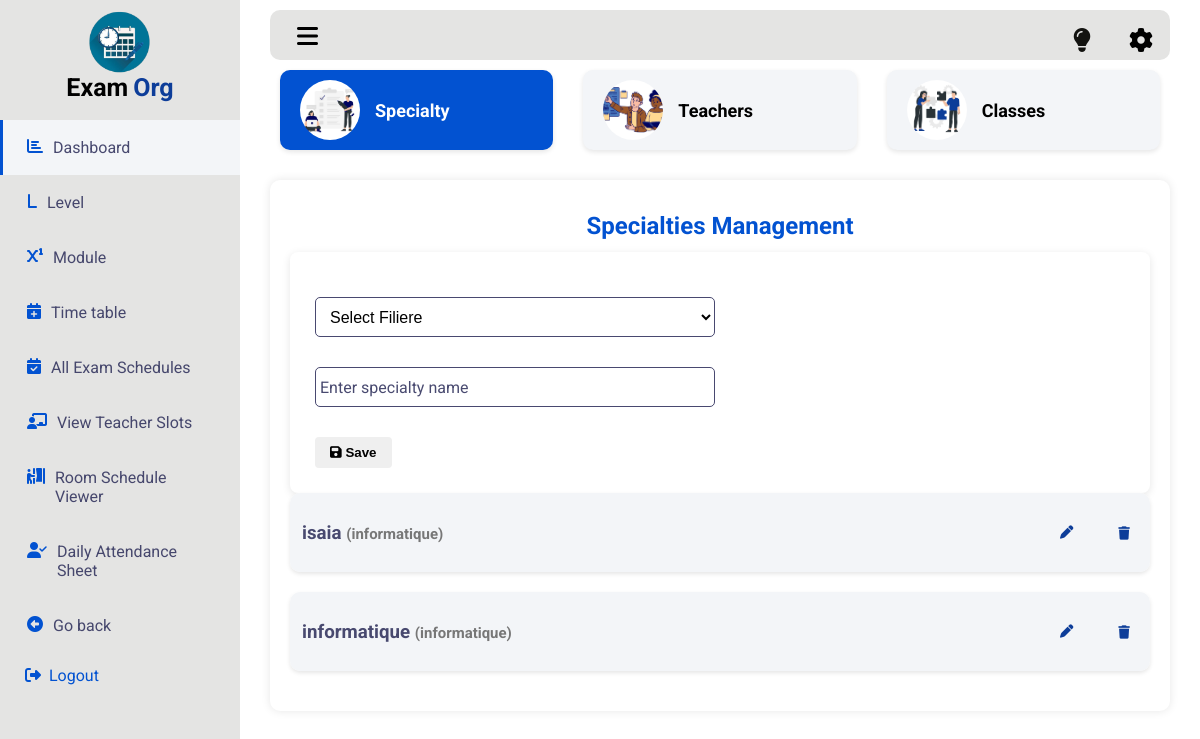
Page /pages/manager.php on the committed database.
### tables this page shows
CREATE TABLE `specialties` (
  `id` int(11) NOT NULL,
  `name` varchar(100) NOT NULL,
  `id_filiere` int(11) DEFAULT NULL
);

CREATE TABLE `filiere` (
  `id_filiere` int(11) NOT NULL,
  `name_filiere` varchar(255) DEFAULT NULL,
  `id_department` int(11) DEFAULT NULL
);

### pages/manager.php (the view, shortened to what this page needs)
<?php
include("connection.php");
?>
<!DOCTYPE html>
<html lang="en">
<head>
  <link rel="stylesheet" href="/css/all.min.css" />
  <link rel="stylesheet" href="/css/managstyle.css" />
</head>
<body>
  <div class="dashboard" id="dashboard">
    <div class="sidebar">
      <div class="logo">
        <img src="/images/logo.png" alt="Logo" />
        <h1>Exam<span class="danger">Org</span></h1>
      </div>
      <ul>
        <li><a href="#dashboard-page" class="nav-link active"><i class="fa-solid fa-chart-bar"></i><span>Dashboard</span></a></li>
        <li><a href="#level" class="nav-link"><i class="fa-solid fa-l"></i><span>Level</span></a></li>
        <li><a href="#module" class="nav-link"><i class="fa-solid fa-superscript"></i><span>Module</span></a></li>
        <li style="cursor: pointer;"><a onclick="window.location.href='/pages/step1.php'; return false;"><i class="fa-solid fa-calendar-plus"></i><span>Time table</span></a></li>
        <li style="cursor: pointer;"><a onclick="window.location.href='/pages/all_exam_schedules.php'; return false;"><i class="fa-solid fa-calendar-check"></i><span>All Exam Schedules</span></a></li>
        <li style="cursor: pointer;"><a onclick="window.location.href='/pages/view_teacher_sch.php'; return false;"><i class="fa-solid fa-chalkboard-user"></i><span>View Teacher Slots</span></a></li>
        <li style="cursor: pointer;"><a onclick="window.location.href='/pages/view_room-sch.php'; return false;"><i class="fa-solid fa-person-booth"></i><span>Room Schedule Viewer</span></a></li>
        <li style="cursor: pointer;"><a onclick="window.location.href='/pages/exam_day_sign.php'; return false;"><i class="fa-solid fa-user-check"></i><span>Daily Attendance Sheet</span></a></li>
        <li style="cursor: pointer;"><a onclick="window.location.href='/pages/homeorgan.php'; return false;"><i class="fa-solid fa-circle-left"></i><span>Go back</span></a></li>
        <li>
          <form action="logout.php" method="POST" style="display: inline;">
            <button type="submit" class="btn-logout" style="background:none; border:none; cursor:pointer; color: #0252d1; font: inherit;padding-left:20px; display: flex; align-items: center;">
              <i class="fa-solid fa-sign-out-alt" style="margin-right: 8px;"></i><span>Logout</span>
            </button>
          </form>
        </li>
      </ul>
    </div>
    <div class="body-dash">
      <div class="navigation">
        <button class="btn" data-target="#dashboard" data-btn><i class="fa-solid fa-bars"></i></button>
        <div class="nav-settings">
          <button class="btn1" id="dark-mode-toggle"><i class="fa-solid fa-lightbulb"></i></button>
          <button class="btn1"><i class="fa-solid fa-gear"></i></button>
        </div>
      </div>
      <section id="dashboard-page" class="page active">
        <div class="tabs">
          <div class="tab active" data-target="Specialty">
            <img src="/images/spese.png" alt="imageSpecialty" />
            <h3>Specialty</h3>
          </div>
          <div class="tab" data-target="teachers">
            <img src="/images/teachers.png" alt="imageteacher" />
            <h3>Teachers</h3>
          </div>
          <div class="tab" data-target="classes">
            <img src="/images/clases.png" alt="imageclasses" />
            <h3>Classes</h3>
          </div>
        </div>
        <div class="content">
          <div class="content-section active" id="Specialty">
            <h2>Specialties Management</h2>
            <div class="form-container">
              <form id="specialtyForm" method="POST" action="insert_spcie.php">
                <div class="input-group">
                  <select name="id_filiere" id="id_filiere" required>
                    <option value="" disabled selected>Select Filiere</option>
                  </select>
                </div>
                <div class="input-group">
                  <input type="text" id="specialty_name" name="specialty_name" required>
                  <label>Enter specialty name</label>
                </div>
                <button type="submit" name="save_specialty" class="btn btn-add"><i class="fas fa-save"></i> Save</button>
              </form>
            </div>
            <div class="specialties-container">
              <?php
              $specialties = $con->query("
                SELECT specialties.*, filiere.name_filiere
                FROM specialties
                INNER JOIN filiere ON specialties.id_filiere = filiere.id_filiere
                ORDER BY specialties.id DESC
              ");
              if ($specialties && $specialties->num_rows > 0) {
                while ($specialty = $specialties->fetch_assoc()) {
              ?>
                  <div class="specialty-card">
                    <div class="specialty-header">
                      <h3><?= htmlspecialchars($specialty['name']) ?>
                        <small style="font-size: 0.8em; color: #777;">(<?= htmlspecialchars($specialty['name_filiere']) ?>)</small>
                      </h3>
                      <div class="action-buttons">
                        <button type="button" class="btn btn-edit btn-small"
                          onclick="editSpecialty(<?= htmlspecialchars(json_encode($specialty)) ?>)">
                          <i class="fas fa-pen"></i>
                        </button>
                        <form method="POST" action="" style="display:inline;">
                          <button type="submit" class="btn btn-danger btn-small" style="padding-bottom: 26px;" onclick="return confirm('Are you sure you want to delete this specialty?');">
                            <i class="fas fa-trash"></i>
                          </button>
                        </form>
                      </div>
                    </div>
                  </div>
              <?php
                }
              } else {
                echo "<p>No specialties found.</p>";
              }
              ?>
            </div>
          </div>
        </div>
</body>
</html>

### css/managstyle.css (style rules this page uses)
* { padding: 0; margin: 0; box-sizing: border-box; }
:root { --color-container: #f7faffdf; --color-lamp: #131310; --color-text: #2d2e5add; --color-blue1: #0d3d99; --color-blue2: #0252d1; --color-blue3: #c9d5e8; --color-green: #b6f318; --color-1: #f5f8f1; --color-2: #f3f5f8; --color-3: #e4e4e3; --color-white: #ffff; --color-likeit: #3498db; }
body { font-family: 'Roboto', sans-serif; background-color: var(--color-3); }
li { list-style-type: none; }
a { text-decoration: none; color: var(--color-text); }
.dashboard { display: grid; grid-template-columns: 20% 80%; }
.sidebar { background-color: var(--color-3); height: 100vh; }
.logo { display: flex; flex-direction: column; justify-content: space-evenly; align-items: center; padding-bottom: 18px; }
.logo img { width: 75px; margin-top: 10px; }
h1 { font-size: 25px; transition: 300ms; }
.danger { padding-left: 5px; color: var(--color-blue1); }
.sidebar ul li a { display: flex; padding: 18px 24px; border-left: 3px solid transparent; transition: 300ms; gap: 10px; }
.sidebar ul li a i { color: var(--color-blue2); }
.body-dash { background-color: var(--color-white); padding-inline: 30px; padding-top: 10px; }
.navigation { display: flex; background-color: var(--color-3); border-radius: 10px; height: 50px; justify-content: space-between; }
.body-dash .navigation .btn { background-color: transparent; border: none; font-size: 24px; cursor: pointer; margin-left: 12px; }
.btn { padding: 8px 15px; border: none; border-radius: 4px; cursor: pointer; font-weight: bold; transition: all 0.3s ease; }
.nav-settings .btn1 { background-color: transparent; border: none; font-size: 24px; cursor: pointer; padding: 12px; }
.btn1 .fa-lightbulb { color: var(--color-lamp); }
.page { display: none; }
.page.active { display: block; }
h2 { color: var(--color-blue2); text-align: center; padding: 12px 0; font-size: 24px; }
.input-group { position: relative; margin: 20px 0; }
.input-group label { position: absolute; top: 50%; left: 5px; transform: translateY(-50%); font-size: 16px; color: var(--color-text); padding: 0 5px; pointer-events: none; transition: .5s; }
.input-group input { width: 400px; height: 40px; font-size: 16px; color: #000; padding: 0 10px; background: transparent; border: 1.2px solid var(--color-text); outline: none; border-radius: 5px; }
.input-group select { width: 400px; height: 40px; font-size: 16px; color: #000; padding: 0 10px; background: transparent; border: 1.2px solid var(--color-text); outline: none; border-radius: 5px; cursor: pointer; }
select { padding: 10px; margin: 10px 0; border: 1px solid var(--color-blue3); border-radius: 4px; font-size: 16px; }
.tabs { display: flex; gap: 10px; margin-bottom: 20px; }
.tab { display: flex; align-items: center; gap: 15px; border-radius: 10px; background-color: var(--color-2); box-shadow: 0 2px 5px rgba(0, 0, 0, 0.1); padding: 10px 20px; margin: 10px; flex: 1; cursor: pointer; transition: all 0.3s ease-in-out; }
.tab.active { background-color: var(--color-blue2); color: white; }
.tab img { width: 60px; height: 60px; border-radius: 50%; object-fit: cover; }
.tab h3 { margin: 0; font-size: 18px; }
.content { background-color: white; padding: 20px; border-radius: 10px; box-shadow: 0 0 10px rgba(0, 0, 0, 0.1); }
.content-section { display: none; }
.content-section.active { display: block; }
.form-container { background-color: var(--color-white); padding: 20px; border-radius: 8px; box-shadow: 0 2px 8px rgba(0, 0, 0, 0.1); }
.btn-edit { background-color: transparent; color: var(--color-blue1); }
.btn-danger { background-color: transparent; color: var(--color-blue1); }
.specialty-card { background-color: white; border-radius: 10px; box-shadow: 0 2px 4px rgba(0, 0, 0, 0.1); margin-bottom: 20px; overflow: hidden; }
.specialty-header { background-color: var(--color-2); color: var(--color-text); padding-left: 12px; display: flex; justify-content: space-between; align-items: center; cursor: pointer; }
.action-buttons { display: flex; gap: 5px; }
form, table { margin-top: 20px; }
input, select, button { padding: 8px; margin: 5px; }

### rows in the picture
specialties: name "isaia", id_filiere.name_filiere "informatique"
specialties: name "informatique", id_filiere.name_filiere "informatique"
